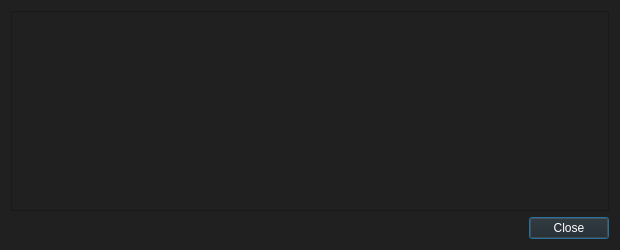
<?xml version="1.0" encoding="UTF-8"?>
<ui version="4.0">
 <class>AdrenalineNodeConfigDialog</class>
 <widget class="QDialog" name="AdrenalineNodeConfigDialog">
  <property name="geometry">
   <rect>
    <x>0</x>
    <y>0</y>
    <width>620</width>
    <height>250</height>
   </rect>
  </property>
  <property name="windowTitle">
   <string>Master Node Configuration Template</string>
  </property>
  <property name="styleSheet">
   <string notr="true">background-color: rgb(32, 32, 32);
color: rgb(255, 255, 255);</string>
  </property>
  <layout class="QVBoxLayout" name="verticalLayout">
   <item>
    <widget class="QTextEdit" name="detailText">
     <property name="font">
      <font>
       <pointsize>10</pointsize>
      </font>
     </property>
     <property name="toolTip">
      <string>&lt;html&gt;&lt;head/&gt;&lt;body&gt;&lt;p&gt;This pane shows an example Rev.conf template with the necessary masternode settings.&lt;/p&gt;&lt;/body&gt;&lt;/html&gt;</string>
     </property>
     <property name="readOnly">
      <bool>true</bool>
     </property>
    </widget>
   </item>
   <item>
    <widget class="QDialogButtonBox" name="buttonBox">
     <property name="font">
      <font>
       <pointsize>10</pointsize>
      </font>
     </property>
     <property name="orientation">
      <enum>Qt::Horizontal</enum>
     </property>
     <property name="standardButtons">
      <set>QDialogButtonBox::Close</set>
     </property>
    </widget>
   </item>
  </layout>
 </widget>
 <resources/>
 <connections>
  <connection>
   <sender>buttonBox</sender>
   <signal>accepted()</signal>
   <receiver>AdrenalineNodeConfigDialog</receiver>
   <slot>accept()</slot>
   <hints>
    <hint type="sourcelabel">
     <x>248</x>
     <y>254</y>
    </hint>
    <hint type="destinationlabel">
     <x>157</x>
     <y>274</y>
    </hint>
   </hints>
  </connection>
  <connection>
   <sender>buttonBox</sender>
   <signal>rejected()</signal>
   <receiver>AdrenalineNodeConfigDialog</receiver>
   <slot>reject()</slot>
   <hints>
    <hint type="sourcelabel">
     <x>316</x>
     <y>260</y>
    </hint>
    <hint type="destinationlabel">
     <x>286</x>
     <y>274</y>
    </hint>
   </hints>
  </connection>
 </connections>
</ui>
